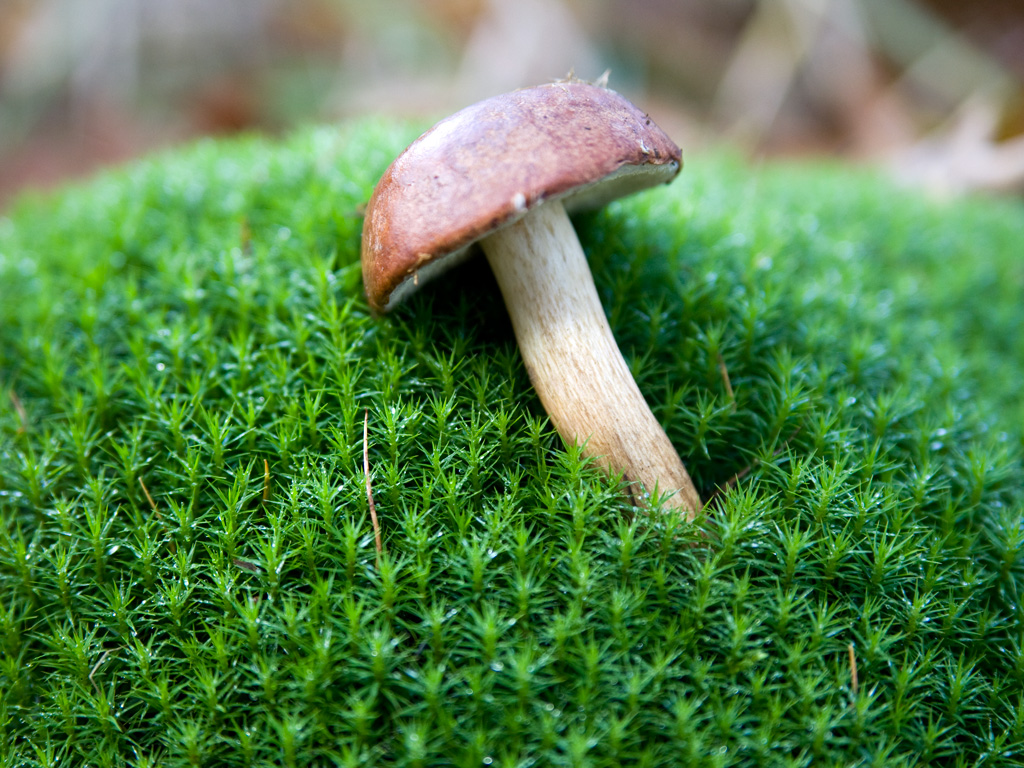
#> input picture Textures/royalty-free-images-mushroom.jpg, 1024 x 768 px
$ python image_colors.py Textures/royalty-free-images-mushroom.jpg   (Python 2 division)
#> lines starting #> are read from the running program, lines starting #| are printed output that depends on the picture
import os
import sys
import math
from PIL import Image, ImageFilter
#from output import *

def load_image(im):
  try:
    my_im = Image.open(im)
#> my_im is the input picture: PIL image 1024x768 RGB; mean R, G, B 85.1, 128.5, 74.8
    #my_im.load()
    return my_im
  except:
    return "error"

def color_difference(c1,c2,th):
  rd = abs( int(c1[0])-int(c2[0]) )
  gd = abs( int(c1[1])-int(c2[1]) )
  bd = abs( int(c1[2])-int(c2[2]) )
  t = rd+gd+bd
  return t>=th

def get_distinct_colors(co,th,mn,mx):
  colors = []
  for c in co:
    same = False
    if not color_difference(c,(0,0,0),mn):
      continue
    if not color_difference(c,(255,255,255),mx):
      continue
    for k in colors:
      if not color_difference(c,k,th):
        same = True
        break
    if not same:
      colors.append(c)
  return colors

def get_extremes(v,c):
  start = 255-v
  r = start
  count = 0
  i = 0
  for cs in c:
    ca = (cs[0]+cs[1]+cs[2])/3
    if start > 0:
      if ca < r:
        r = ca
        i=count
    else:
      if ca > r:
        r = ca
        i=count
    count+=1
  return i

def main(kwargs):
  # [6 lines of commented-out code are left out]
  threshold = len(kwargs)>2 and kwargs[2] or 50
  min_brightness = len(kwargs)>3 and kwargs[3] or 50
  max_brightness = len(kwargs)>4 and kwargs[4] or 200
  display = len(kwargs)>5 and kwargs[5] or True
  debug = len(kwargs)>6 and kwargs[6] or False
  if min_brightness > 255 or max_brightness > 255:
    print "minimum and maximum brightness must be between 0 and 255"
    return
  if threshold > 255:
    print "threshold should be an integer between 0 and 255"
    return
  #Load the image and create an array of colors
  fuzziness = 5
  print "threshold:"+str(threshold)+" min_brightness:"+str(min_brightness)+" max_brightness:"+str(max_brightness)+" display:"+str(display)+" debug:"+str(debug)
  my_im = load_image(kwargs[1])
  if my_im != "error":
    w,h = my_im.size
#> w = 1024; h = 768
    if debug:
      print "image width:"+str(w)
      print "image height:"+str(h)
  else:
    print "image not recognized"
    return
  colors = []
  l = my_im.load()
  for x in range(0,w-1,fuzziness):
    for y in range(0,h-1,fuzziness):
      c = l[x,y]
      colors.append(c)
#> after the loop, colors = 31570 items
  #get distinct colors
  distinct_colors = get_distinct_colors(colors,threshold,min_brightness,max_brightness)
#> the loop in get_distinct_colors, `for c in co:` made 31570 passes
#> c on passes 1 to 3: (143, 127, 111), (146, 127, 110), (152, 131, 112)
  #ensure there are 16
  count = 0
  nc = 5 #number of colors
  while len(distinct_colors)<nc:
    count+=1
    distinct_colors.extend(get_distinct_colors(colors,threshold-count,min_brightness,max_brightness))
    if count == threshold:
      print "could not get colors from image with settings specified, Aborting.\n"
      return
#> this loop made 0 passes
  if len(distinct_colors)>nc:
    del distinct_colors[nc:]

  #get the darkest and lightest color
  darkest_i = get_extremes(0,distinct_colors)
#> the loop in get_extremes, `for cs in c:` made 5 passes
#> cs on passes 1 to 5: (143, 127, 111), (114, 111, 104), (151, 176, 144), (125, 197, 123), (149, 211, 174)
  darkest = distinct_colors[darkest_i]
  del distinct_colors[darkest_i]
  '''lightest_i = get_extremes(255,distinct_colors)
  lightest = distinct_colors[lightest_i]
  del distinct_colors[lightest_i]'''
  #display
  if display:
    margin = 16
    im = Image.new("RGB", (512+(margin*2), 512+(margin*2)), darkest)
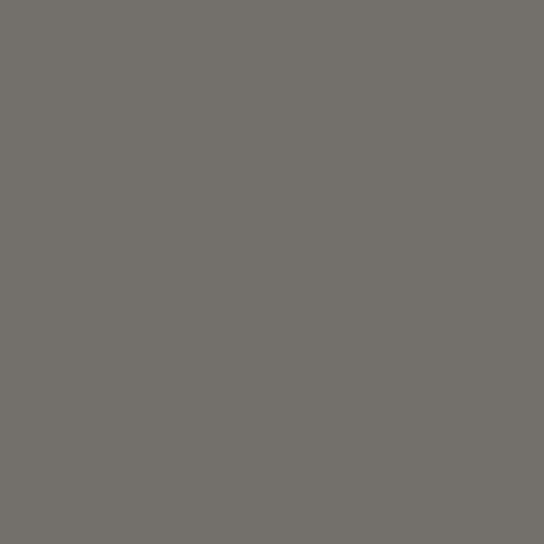
#> im: PIL image 544x544 RGB; mean R, G, B 114, 111, 104
    #im = Image.new("RGB", (512+(margin*2), 512+(margin*2)), 0x000000)
    sq = 128
    count = 0
    for c in distinct_colors:
      x = ((count%4)*sq)+margin
      y = ((count/4)*sq)+margin
      im.paste(c,(x,y,x+sq,y+sq))
      count+=1
#> this loop made 4 passes
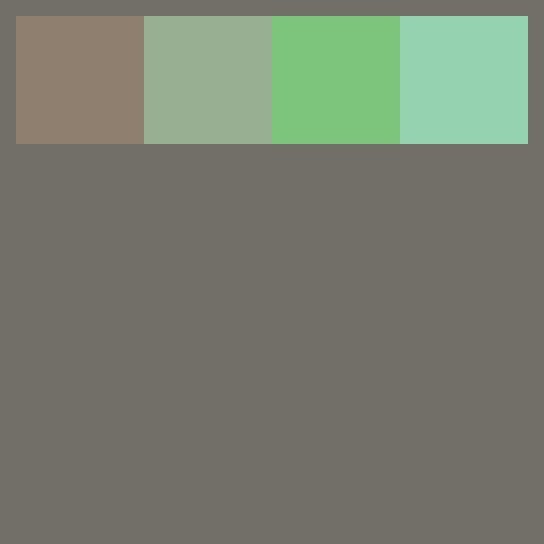
#> im: PIL image 544x544 RGB; mean R, G, B 120.2, 125.8, 111.5
    #im.paste(lightest,(margin*2,margin*2,margin*4,margin*4))
    im.show()

  #output
  #print out.output(distinct_colors,lightest,darkest)
  s=""
  for c in distinct_colors:
    luma = math.ceil( (math.sqrt(math.pow(c[0]*0.299,2)+math.pow(c[1]*0.587,2)+math.pow(c[2]*0.114,2))/255.0)*1000 )/1000.0
    nc = (math.ceil((c[0]/255.0)*1000)/1000.0, math.ceil((c[1]/255.0)*1000)/1000.0, math.ceil((c[2]/255.0)*1000)/1000.0)
    s+=str(nc)+":"+str(luma)+"\n"

  print s
#| (0.561, 0.499, 0.436):0.341
#| (0.593, 0.691, 0.565):0.447
#| (0.491, 0.773, 0.483):0.48
#| (0.585, 0.828, 0.683):0.523

if __name__ == "__main__":
  main(sys.argv)
